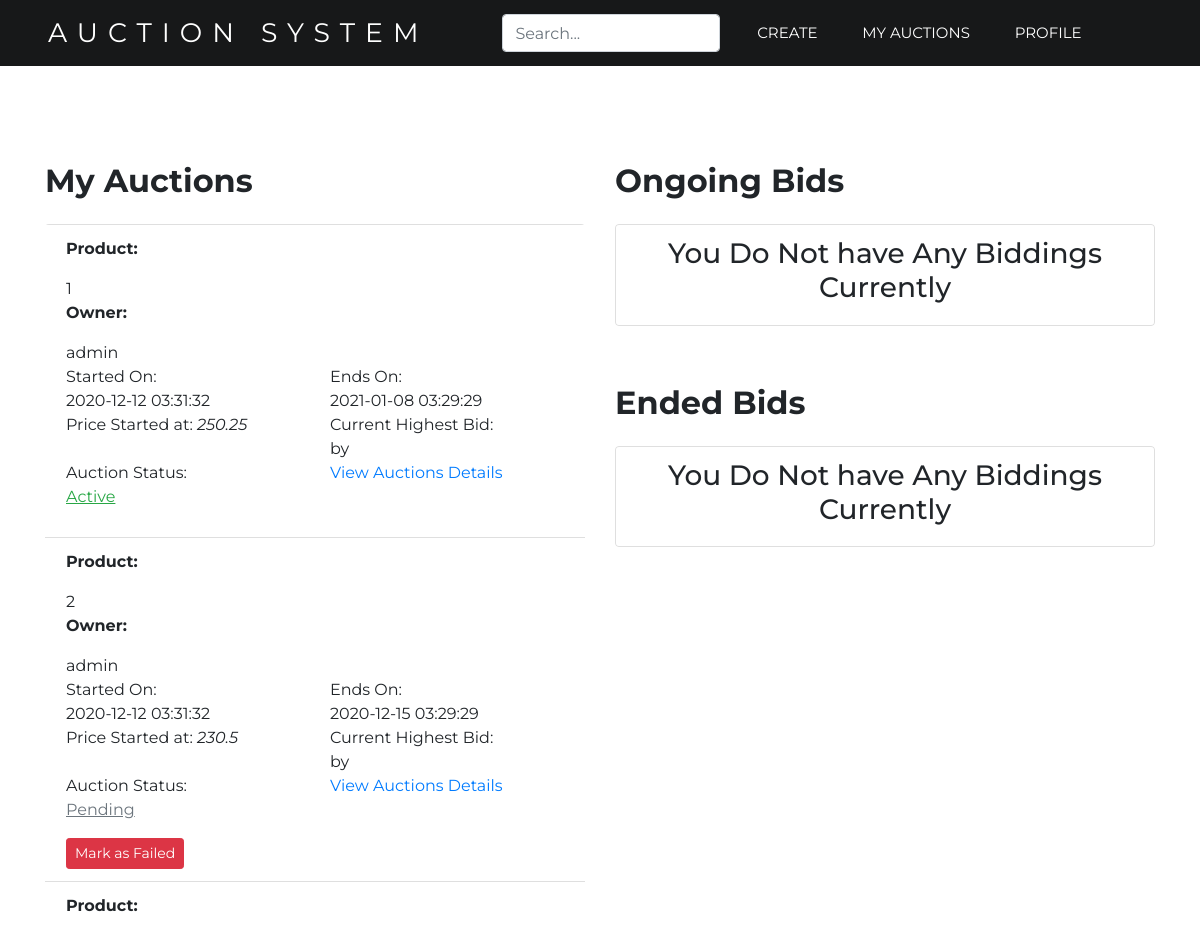
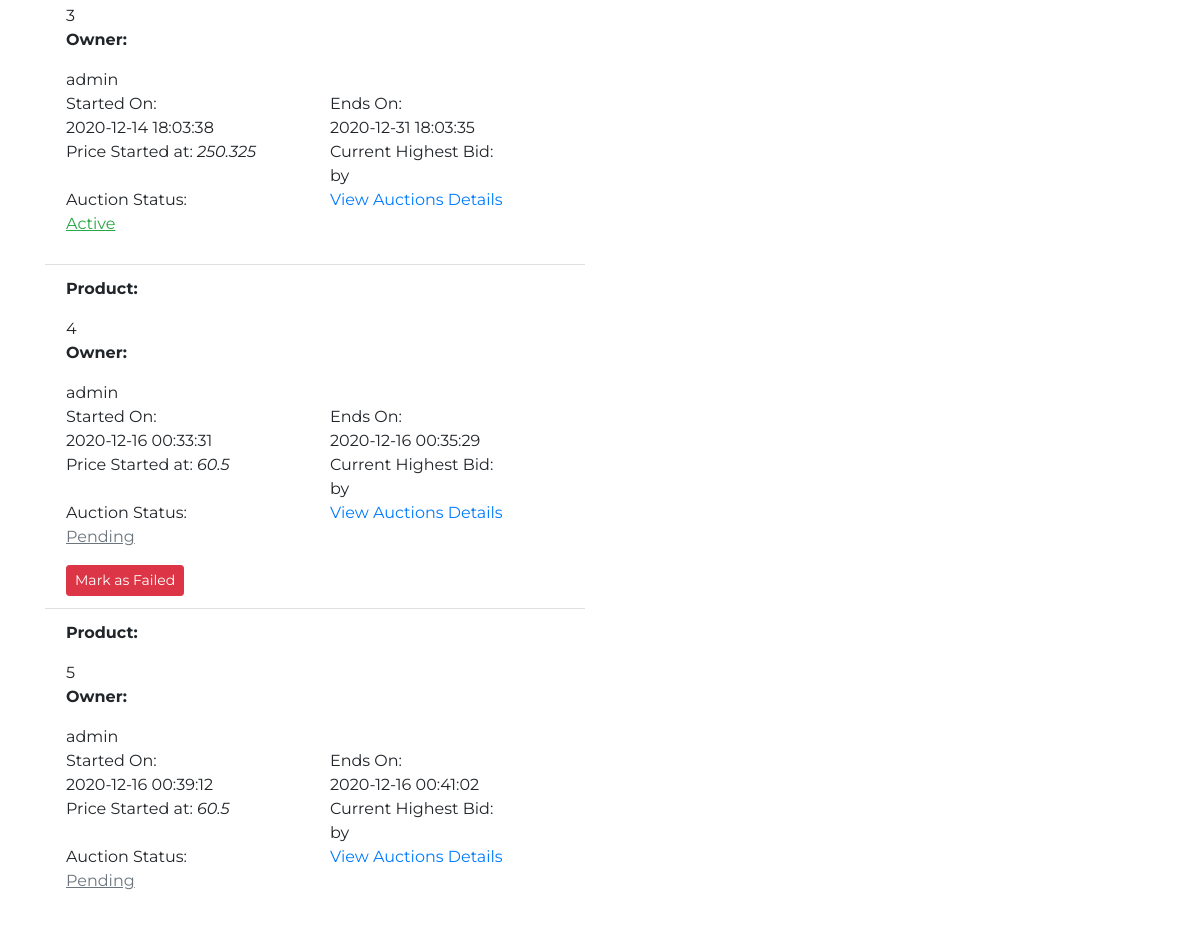
/myAuctions.php (signed in), run on the app's committed database (2 pictures, top to bottom).
### tables this page shows
CREATE TABLE `auctions` (
  `id` int(11) NOT NULL,
  `owner` varchar(30) NOT NULL,
  `product` int(11) NOT NULL,
  `start` datetime NOT NULL,
  `end` datetime NOT NULL,
  `startprice` float NOT NULL,
  `bid` float DEFAULT NULL,
  `bidder` varchar(30) DEFAULT NULL,
  `status` varchar(15) NOT NULL
);

### myAuctions.php (the view, shortened to what this page needs)
<?php
extract($_REQUEST);
try {
    require('connection.php');
    $username = $_SESSION['username'];
    $sql = $db->prepare("SELECT * FROM auctions WHERE owner=?");
    $sql->execute(array($username));
    $myAuctions = $sql->fetchAll();
    $auctionsCount = $sql->rowCount();
    $sql = $db->prepare("SELECT * FROM auctions WHERE bidder=? AND status=?");
    $sql->execute(array($username, 'active'));
    $myBids = $sql->fetchAll();
    $bidsCount = $sql->rowCount();
} catch (PDOException $ex) {
    echo $ex->getMessage();
    exit;
}
function displayAuctions($myAuctions){
    global $auctionsCount;
    if ($auctionsCount == 0) {
        echo '<li class="list-group-item">';
            echo '<h3 class="text-center">You Do Not Own Any Auctions Currently</h3>';
        echo '</li>';
    } else {
        foreach ($myAuctions as $auction) {
            ?>
            <li class="row list-group-item">
                <div class="col-12">
                    <p class="font-weight-bold">Product:</p>
                    <?php echo $auction['product'];?>
                </div>
                <div class="col-12">
                    <p class="font-weight-bold">Owner:</p>
                    <?php echo $auction['owner'];?>
                </div>
                <div class="col-6">
                    Started On:<br>
                    <?php echo $auction['start'];?>
                </div>
                <div class="col-6">
                    Ends On:<br>
                    <?php echo $auction['end'];?>
                </div>
                <div class="col-6">
                    Price Started at: <em><?php echo $auction['startprice'];?></em>
                </div>
                <div class="col-6">
                    Current Highest Bid:<br>
                    <?php echo $auction['bid'];?> by <?php echo $auction['bidder'];?>
                </div>
                <div class="col-6">
                    Auction Status:<br>
                    <?php
                        $status = $auction['status'];
                        $auctionid = $auction['id'];
                        if ($status == 'active') {
                            echo "<p class='text-success'><u>Active</u></p>";
                        } elseif ($status == 'pending') {
                            echo "<p class='text-secondary'><u>Pending</u></p>";
                            echo "<a href='myAuctions.php?update=failed' class='btn btn-sm btn-danger'>Mark as Failed</a>";
                        } elseif ($status == 'noparticipation') {
                            echo "<a href='myAuctions.php?update=complete' class='btn btn-sm btn-success'>Mark as Complete</a>";
                        } elseif ($status == 'successful') {
                            echo "<a href='myAuctions.php?update=complete' class='btn btn-sm btn-success'>Mark as Complete</a>";
                        } elseif ($status == 'failed') {
                            echo "<a href='myAuctions.php?update=complete' class='btn btn-sm btn-success'>Mark as Complete</a>";
                        } elseif ($status == 'completed') {
                            echo "<a href='myAuctions.php?update=complete' class='btn btn-sm btn-success'>Mark as Complete</a>";
                        }
                    ?>
                </div>
                <div class="col-6">
                    <?php
                        echo "<span class='text-right'><a href='viewAuction.php?auctionid=$auctionid'>View Auctions Details</a><span>";
                    ?>
                </div>
            </li>
            <?php
        }
    }
}
function displayBiddings($myBids){
    global $bidsCount;
    if ($bidsCount == 0) {
        echo '<li class="list-group-item">';
        echo '<h3 class="text-center">You Do Not have Any Biddings Currently</h3>';
        echo '</li>';
    }
}
?>
<!DOCTYPE html>
<html>
    <head>
    <?php include 'head.php'; ?>
    <link rel="stylesheet" type="text/css" href="css/scroller.css">
</head>
<body>
	<?php include 'header.php'; ?>
    <div class="container">
        <div class="row pt-5">
            <div id="my-auctions" class="col-12 col-md-6">
                <div class="panel panel-primary">
                    <div class="panel-heading mb-4">
                        <h2 class="panel-title font-weight-bold pb-0">My Auctions</h2>
                    </div>
                    <div class="panel-body">
                        <ul class="list-group" style="max-height: 55vh; margin-bottom: 10px; overflow:hidden; overflow-y:scroll; -webkit-overflow-scrolling: touch;">
                            <?php
                                displayAuctions($myAuctions);
                            ?>
                        </ul>
                    </div>
                </div>
            </div>
            <div id="my-bids" class="col-12 col-md-6">
                <div class="row">
                    <div class="col-12">
                        <div class="panel panel-primary">
                            <div class="panel-heading mb-4">
                                <h2 class="panel-title font-weight-bold pb-0">Ongoing Bids</h2>
                            </div>
                            <div class="panel-body">
                                <ul class="list-group" style="max-height: 25vh; margin-bottom: 10px; overflow:hidden; overflow-y:scroll; -webkit-overflow-scrolling: touch;">
                                    <?php
                                    displayBiddings($myBids);
                                    ?>
                                </ul>
                            </div>
                        </div>
                    </div>
                    <div class="col-12">
                        <div class="panel panel-primary mt-5">
                            <div class="panel-heading mb-4">
                                <h2 class="panel-title font-weight-bold pb-0">Ended Bids</h2>
                            </div>
                            <div class="panel-body">
                                <ul class="list-group" style="max-height: 25vh; margin-bottom: 10px; overflow:hidden; overflow-y:scroll; -webkit-overflow-scrolling: touch;">
                                </ul>
                            </div>
                        </div>
                    </div>
                </div>
            </div>
        </div>
    </div>
</body>
</html>

### head.php (shortened to what this page needs)
<link rel="stylesheet" type="text/css" href="css/aos.css">
<link rel="stylesheet" type="text/css" href="css/bootstrap.css">
<link rel="stylesheet" type="text/css" href="css/bootstrap-grid.css">
<link rel="stylesheet" type="text/css" href="css/bootstrap-reboot.css">
<link rel="stylesheet" type="text/css" href="css/custom.css">

### header.php (shortened to what this page needs)
<nav class="navbar navbar-expand-lg navbar-dark bg-black px-5 mb-5">
	<a class="navbar-brand" href="index.php">Auction System</a>
	<div class="collapse navbar-collapse" id="navbarText">
		<ul class="navbar-nav navbar-right ml-auto mr-5 align-items-center">
			<?php echo '<li class="nav-item">';
			echo '</li>';?>
			<li class="nav-item">
				<a class="nav-link" href="createAuction.php">Create</a>
			</li>
			<li class="nav-item">
				<a class="nav-link" href="myAuctions.php">My Auctions</a>
			</li>
		<?php
			if (isset($_SESSION['active'])) {
				echo '<li class="nav-item">';
					echo '<a id="profile" class="nav-link" href="profile.php">Profile</a>';
				echo '</li>';
			} ?>
		</ul>
	</div>
</nav>

### css/custom.css (style rules this page uses)
* { -webkit-box-sizing: border-box; -moz-box-sizing: border-box; box-sizing: border-box; }
body { font-family: 'Montserrat', sans-serif; font-weight: 400; }
a, a:hover { text-decoration: none; text-decoration-style: none; }
.navbar-brand { display: inline-block; padding-top: 0.3125rem; padding-bottom: 0.3125rem; margin-right: 1rem; font-size: 1.67em; font-weight: 400; letter-spacing: 10px; text-transform: uppercase; line-height: inherit; white-space: nowrap; }
.nav-item { margin-left: 0.6em; padding-left: 0.3em; margin-right: 0.6em; padding-right: 0.3em; }
.navbar-dark .navbar-nav .nav-link { color: #fff; font-size: 15px; text-transform: uppercase; letter-spacing: 0px; }
#index-page #Home .nav-link:hover, #ex-page #Exercises .nav-link:hover, #schedule-page #Schedule .nav-link:hover, #index-page #Home .nav-link:focus, #ex-page #Exercises .nav-link:focus, #schedule-page #Schedule .nav-link:focus, { color: white; }
.navbar-form { position: relative; }
.form-control { width: 100%; }
.bg-black { background-color: #171819; }

### data on the page
auctions: product "1", owner "admin", start "2020-12-12 03:31:32", end "2021-01-08 03:29:29", startprice "250.25", status "Active"
auctions: product "2", owner "admin", start "2020-12-12 03:31:32", end "2020-12-15 03:29:29", startprice "230.5", status "Pending"
auctions: product "3", owner "admin", start "2020-12-14 18:03:38", end "2020-12-31 18:03:35", startprice "250.325", status "Active"
auctions: product "4", owner "admin", start "2020-12-16 00:33:31", end "2020-12-16 00:35:29", startprice "60.5", status "Pending"
auctions: product "5", owner "admin", start "2020-12-16 00:39:12", end "2020-12-16 00:41:02", startprice "60.5", status "Pending"
